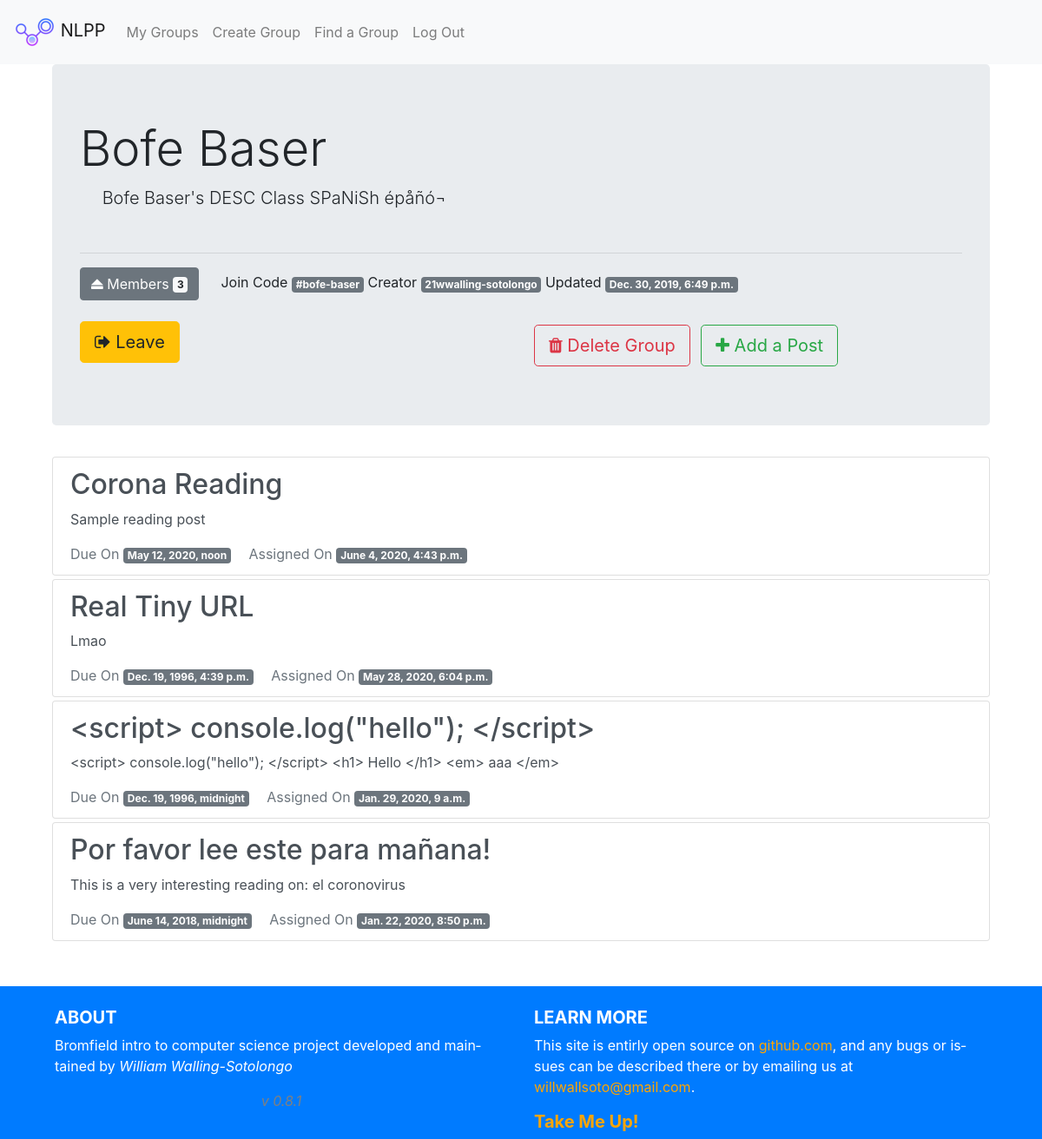
Before: /groups/singular/bofe-baser/ (signed in) with the older database file.
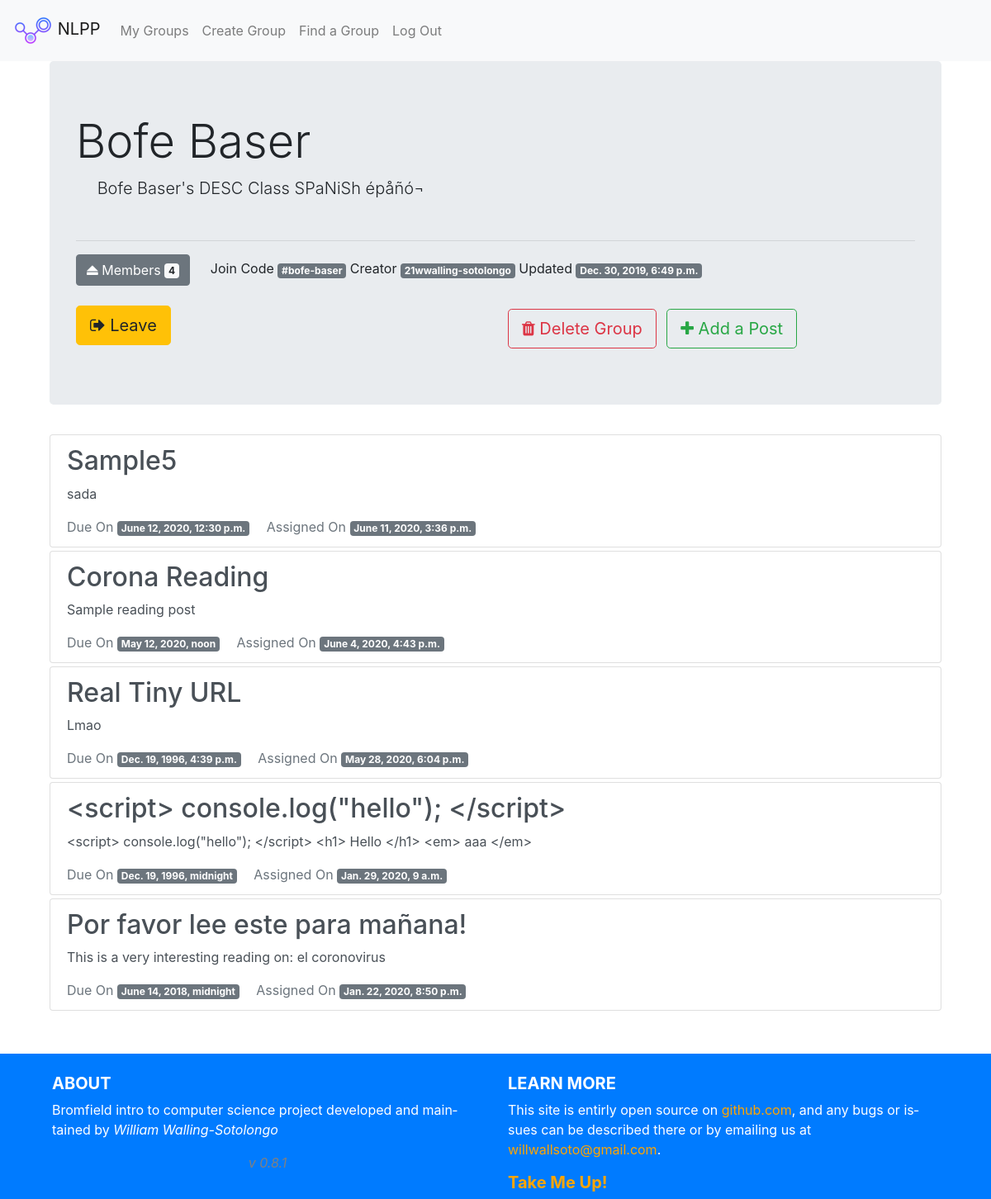
After: the same page with the newer database file.
### groups/models.py (models this page shows, shortened)
class Group(models.Model):
    name = models.CharField(max_length=50, unique=True)
    slug = models.SlugField(allow_unicode=True, unique=True)
    creator = models.ForeignKey(User, related_name="group_owners",on_delete=models.CASCADE)
    description = models.TextField(blank=True, default='')
    members = models.ManyToManyField(User,through="GroupMember")
    creation_date = models.DateTimeField(auto_now=True)
    class Meta:
        ordering = ["name"]

### posts/models.py (models this page shows, shortened)
class Post(models.Model):
    name = models.CharField(max_length=50)
    creator = models.ForeignKey(User, related_name="post_creator", on_delete=models.CASCADE)
    group = models.ForeignKey(Group, related_name="posts",null=True, blank=True,on_delete=models.CASCADE)
    description = models.TextField(blank=True, default="", max_length=8000)
    body_text = models.TextField(blank=True, default="", max_length=8000)
    creation_date = models.DateTimeField(auto_now=True)
    due_date = models.DateTimeField()
    from_lang = models.ForeignKey('SupportedLanguages', related_name="from_langs", on_delete=models.CASCADE)
    to_lang = models.ForeignKey('SupportedLanguages', related_name="to_langs", on_delete=models.CASCADE, default=2)
    clicks_to_complete = models.PositiveIntegerField(default=0, validators=[MinValueValidator(0), MaxValueValidator(100)])
    class Meta:
        ordering = ["-creation_date"]

### groups/views.py (the view)
# urls.py: path("singular/<slug>/",views.SingleGroup.as_view(),name="single"),
class SingleGroup(LoginRequiredMixin, generic.DetailView):
    model = Group

### groups/templates/groups/group_detail.html (shortened to what this page needs)
{% extends "groups/group_base.html" %}
{% block pregroup %}
<div class="container">
  <div class="jumbotron">
    <h1 class="display-4">{{group.name}}</h1>
    <p class="lead"> &emsp; {{group.description}}</p>
    <hr class=mt-5>
    <div>
      <button type="button" class="btn btn-secondary" data-toggle="modal"
        data-target="#MemberList"><span class="fa fa-eject"></span> Members <span class="badge badge-light">
        {{group.members.count}} </span>
      </button> &emsp;
      Join Code <span class="badge badge-secondary"> #{{group.slug}} </span>
      Creator <span class="badge badge-secondary">{{group.creator}}</span>
      Updated <span class="badge badge-secondary">{{group.creation_date}}</span>
    </div>
    <div class="content mt-4">
      <div class="row">
      <div class="col">
    	{% if user in group.members.all %}
    		<a href="{% url 'groups:leave' slug=group.slug %}" class="btn btn-lg btn-warning"><span class="fa fa-sign-out"></span> Leave</a>
    	{% else %}
    		<a href="{% url 'groups:join' slug=group.slug %}" class="btn btn-lg btn-success"><span class="fa fa-sign-in"></span> Join</a>
    	{% endif %}
    </div>
      {% if user == group.creator %}
        <div class="col float-right">
            <a href="{% url 'groups:delete' slug=group.slug %}" class=" btn btn-lg btn-outline-danger my-1"><span class="fa fa-trash"></span> Delete Group</a>
            <a href="{% url 'groups:posts:create' slug=view.kwargs.slug %}" class="mx-2  btn btn-lg btn-outline-success my-1"><span class="fa fa-plus"></span> Add a Post</a>
        </div>
      {% endif %}
    </div>
    </div>
  </div>
  {% include "groups/_group_members_modal.html" with group=group%}
{% endblock %}
{% block group_content %}
  <div class= "container">
  {% for post in group.posts.all %}
  {% if user in group.members.all %}
  <div class="my-1">
    <a href="{% url 'groups:posts:single' pk=post.pk slug=group.slug %}" class="list-group-item list-group-item-action flex-column align-items-start">
      <h2 class="mb-2">{{ post.name }}</h2>
      <p class="mt-2"> {{ post.description}} </p>
      <div class="d-flex justify-content-start w-40 ">
        <span class="text-muted"> Due On <span class="badge badge-secondary">{{ post.due_date }}</span></span>
        <span class="text-muted ml-3"> Assigned On <span class="badge badge-secondary">{{ post.creation_date }}</span></span>
      </div>
    </a>
  </div>
  {% endif %}
  {% endfor %}
  </div>
{% endblock %}

Changed rows visible on the page:
computed for Group "Bofe Baser": members.count "3" → "4"
added Post: name "Sample5", description "sada", due_date "June 12, 2020, 12:30 p.m.", creation_date "June 11, 2020, 3:36 p.m."
